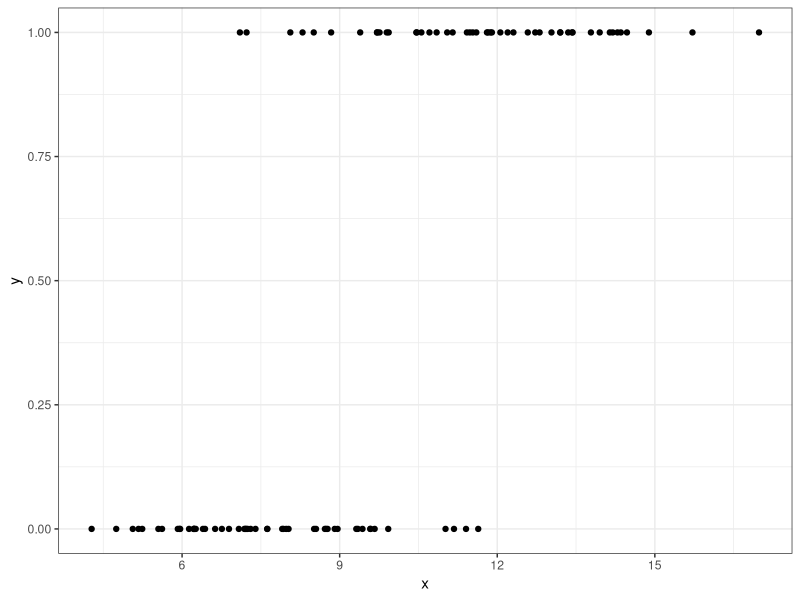
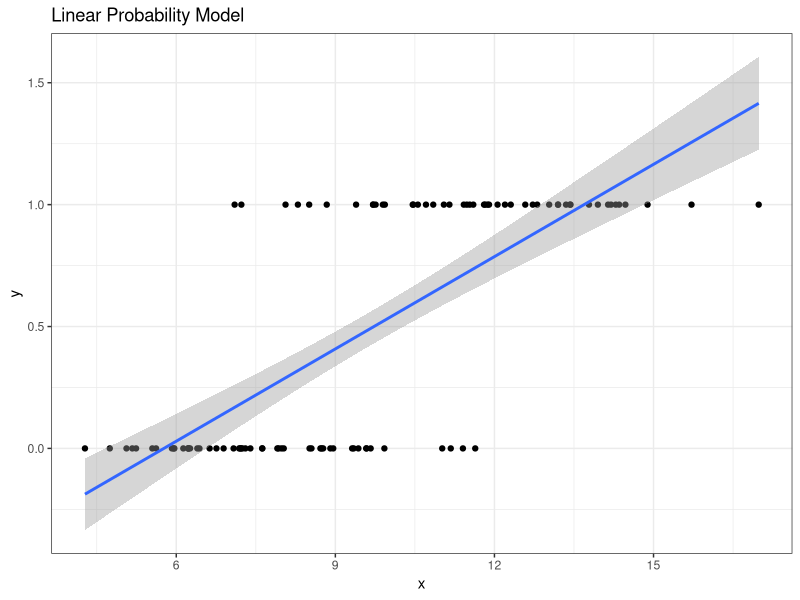
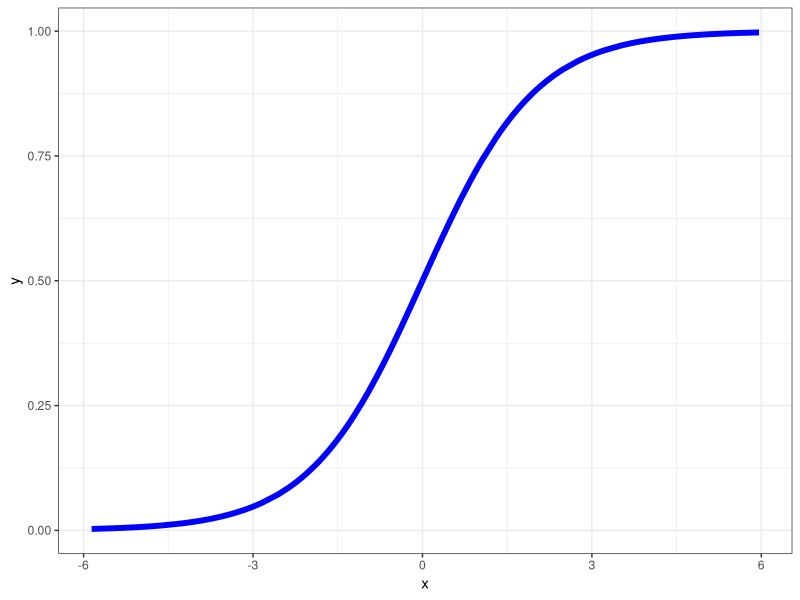
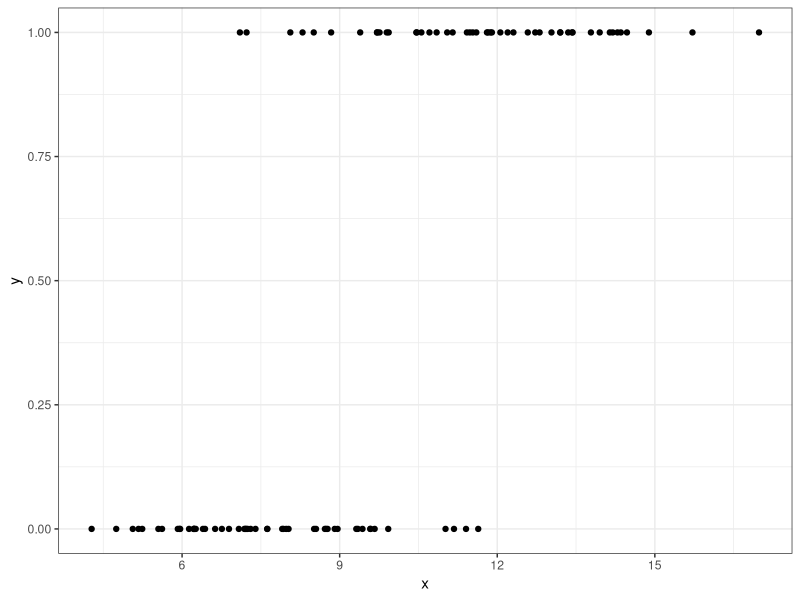
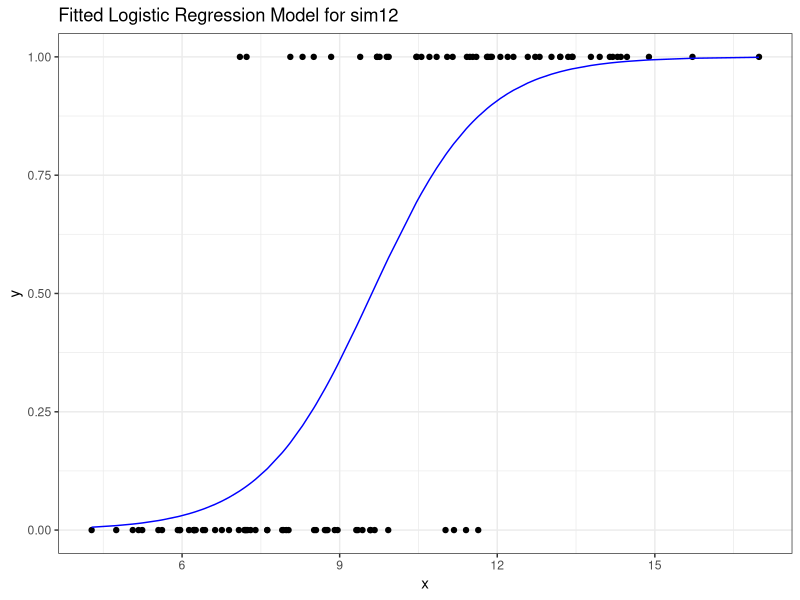
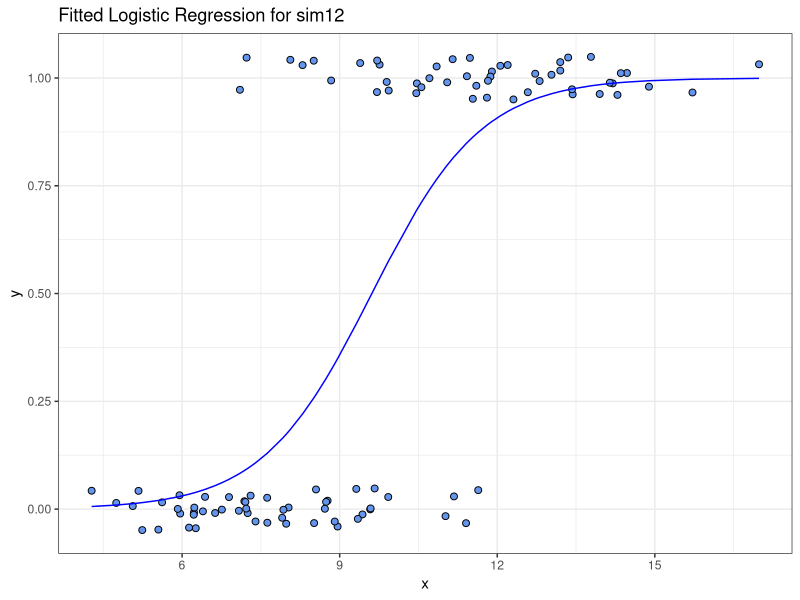

The R script that drew these images, in order:
## ---- chunk 1
#| warning: false
#| message: false

knitr::opts_chunk$set(comment = NA)

library(broom)
library(tidyverse) 

theme_set(theme_bw())
## ---- chunk 2
set.seed(432)
sim12 <- tibble(x = rnorm(100, 10, 3),
                err = rnorm(100, 0, 2),
                y = ifelse(x + err > 10, 1, 0))

sim12 <- select(sim12, x, y)

ggplot(sim12, aes(x = x, y = y)) + geom_point()
## ---- chunk 3
mod12a <- lm(y ~ x, data = sim12) 

summary(mod12a)
## ---- chunk 4
ggplot(sim12, aes(x = x, y = y)) + 
    geom_point() +
    geom_smooth(method = "lm", formula = y ~ x, se = TRUE) + 
    labs(title = "Linear Probability Model")
## ---- chunk 5
set.seed(43201)
temp <- tibble(
    x = runif(200, min = -6, max = 6),
    y = exp(x) / (1 + exp(x)))

ggplot(temp, aes(x = x, y = y)) + 
    geom_line(linewidth = 2, col = "blue")
## ---- chunk 6
ggplot(sim12, aes(x = x, y = y)) + geom_point()
## ---- chunk 7
model12b <- glm(y ~ x, data = sim12, family = binomial)

model12b
## ---- chunk 8
predict(model12b, newdata = data.frame(x = 12))
## ---- chunk 9
exp(predict(model12b, newdata = data.frame(x = 12)))
## ---- chunk 10
exp(predict(model12b, newdata = data.frame(x = 12))) / 
    (1 + exp(predict(model12b, newdata = data.frame(x = 12))))
## ---- chunk 11
predict(model12b, newdata = data.frame(x = 12), type = "response")
## ---- chunk 12
m12b_aug <- augment(model12b, sim12, type.predict = "response")

ggplot(m12b_aug, aes(x = x, y = y)) +
    geom_point() +
    geom_line(aes(x = x, y = .fitted), col = "blue") +
    labs(title = "Fitted Logistic Regression Model for sim12")
## ---- chunk 13
ggplot(m12b_aug, aes(x = x, y = y)) +
    geom_jitter(height = 0.05, size = 2, pch = 21, 
                fill = "cornflowerblue") +
    geom_line(aes(x = x, y = .fitted), col = "blue") +
    labs(title = "Fitted Logistic Regression for sim12") +
    theme_bw()
